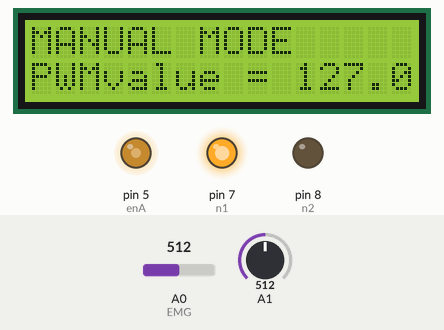
The sketch below on a simulated Arduino Uno, built with avr-gcc and run on an emulated ATmega328P. On the bench: 16×2 character LCD, output pins drawn as LEDs (lit = HIGH). The test bench sets the inputs (shaded band); at power-on: A1 = 512, A0 (EMG) = 512. WiFi joins after 1.5 s; servers stay silent unless stated; what the sketch prints to the serial monitor is not drawn.

Above: at 3.5 s.
3.6 s: A1 set to 716
At 5.7 s:
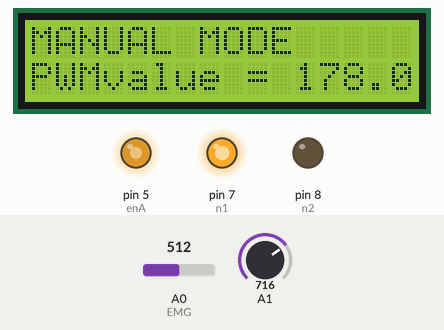
6.4 s: A1 set to 900
At 8.8 s:
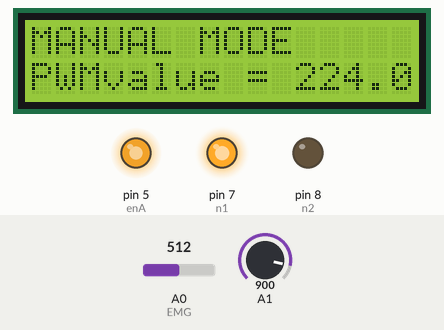
9.5 s: A1 set to 122
At 11.9 s:
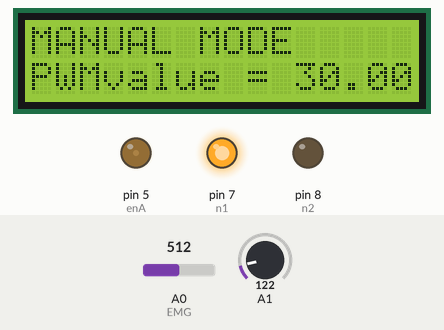
12.6 s: A1 set to 0
At 14.9 s:
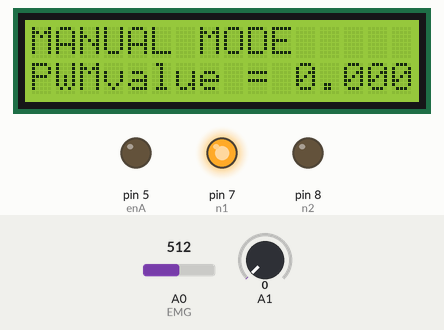
15.7 s: A1 set to 511
At 17.9 s:
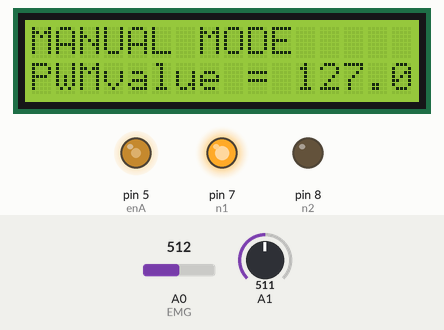
Timing chart, 0 to 19.4 s (numbered marks = the images above; inputs shaded):
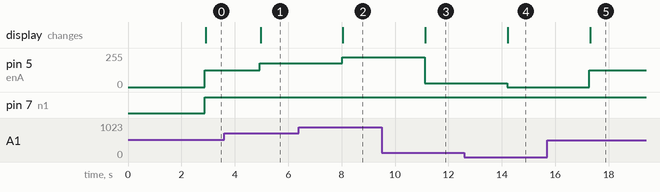

Measured:
- after the input at 3.6 s, pin 5 (enA): 127/255 → 178/255 after 1.3 s; the display: changes after 1.4 s (image 1)
- after the input at 6.4 s, pin 5 (enA): 178/255 → 224/255 after 1.6 s; the display: changes after 1.7 s (image 2)
- after the input at 9.5 s, pin 5 (enA): 224/255 → 30/255 after 1.6 s; the display: changes after 1.6 s (image 3)
- after the input at 12.6 s, pin 5 (enA): 30/255 → 0/255 after 1.6 s; the display: changes after 1.6 s (image 4)
- after the input at 15.7 s, pin 5 (enA): 0/255 → 127/255 after 1.6 s; the display: changes after 1.6 s (image 5)

The sketch:

program.ino
```cpp
//Define LCD
#define BLYNK_TEMPLATE_ID " "
#define BLYNK_DEVICE_NAME "Test"
#define BLYNK_AUTH_TOKEN " "
#define BLYNK_PRINT Serial
#include <ESP8266_Lib.h>
#include <BlynkSimpleShieldEsp8266.h>
#include <Wire.h>
#include <LiquidCrystal_I2C.h>
LiquidCrystal_I2C lcd(0x27, 16, 2);

char auth[] = BLYNK_AUTH_TOKEN;
char ssid[] = " ";  // type your wifi name
char pass[] = " ";  // type your wifi password
//Define Sensor

#include <SoftwareSerial.h>
SoftwareSerial EspSerial(2, 3); // RX, TX
#define ESP8266_BAUD 9600

ESP8266 wifi(&EspSerial);

int EMG = A0;
float sensorValue,outputValue;
int enA = 5;
int n1 = 7, n2 = 8;
long pwm;
float  EMGvalue;

const byte ISR = 2;
volatile unsigned char count = 0;

void sendSensor()
{
  Blynk.virtualWrite(V1, sensorValue);
  Blynk.virtualWrite(V2, sensorValue);
}

void setup() {
  // put your setup code here, to run once:
  Serial.begin(9600);
  lcd.begin();
  pinMode(n1, OUTPUT);
  pinMode(n2, OUTPUT);
  pinMode(enA, OUTPUT);
  pinMode(ISR, INPUT_PULLUP);
  attachInterrupt(INT0, InterruptDigital, RISING);
  // Set ESP8266 baud rate
  EspSerial.begin(ESP8266_BAUD);
  delay(10);

  //Blynk.begin(auth, wifi, ssid, pass);
  // You can also specify server:
  Blynk.begin(auth, wifi, ssid, pass, "blynk.cloud", 80);
  //Blynk.begin(auth, wifi, ssid, pass, IPAddress(192,168,1,100), 8080);

  pinMode(EMG,INPUT);
  pinMode(n1, OUTPUT);
  pinMode(n2, OUTPUT);
  pinMode(enA, OUTPUT);
}

void InterruptDigital()
{
  //Serial.println("Count = ");
  count++;

  if(count == 0){
    Serial.println("Manual Mode");
    }
  if(count == 1){
    Serial.println("Sensor Mode");
    }

  if(count == 2){
    Serial.println("Manual Mode");
    count = 0;}
}

void Sensor(){
  //Serial.print(distance);Serial.println(" cm");
  //Serial.println(pwm);

   if (EMGvalue>300){
    digitalWrite(n1, HIGH);
    digitalWrite(n2, LOW);
    analogWrite(enA, 255);
  }
  else{
    digitalWrite(n1, HIGH);
    digitalWrite(n2, LOW);
    analogWrite(enA, 0);
  }
}

void Potensio(){
  //Serial.println(outputValue);

  analogWrite(enA, outputValue);
  digitalWrite(n1, HIGH);
  digitalWrite(n2, LOW);
}

void loop() {
  EMGvalue = analogRead(A0);

  //Baca Potensiometer
  sensorValue = analogRead(A1);
  outputValue = map(sensorValue, 0, 1023, 0, 255);
  Serial.print("Sensor Value: ");
  Serial.println(sensorValue);
  Blynk.run();
  sendSensor();
  delay(1000);

  //Main Program
  if (count==0){
    Potensio();
    //Serial.println(outputValue);
    lcd.setCursor(0,0);
    lcd.print("MANUAL MODE");
    lcd.setCursor(0,1);
    lcd.print("PWMvalue = ");lcd.print(outputValue);
  }
  else if(count==1){
    Sensor();
    //Serial.print(distance);Serial.println(" cm");
    //Serial.println("PWMvalue = ");Serial.println(pwm);
    lcd.setCursor(0,0);
    lcd.print("SENSOR MODE");
    lcd.setCursor(0,1);
    lcd.print("EMGvalue = ");lcd.print(EMGvalue);
    Serial.println(EMGvalue);
    }

}
```
